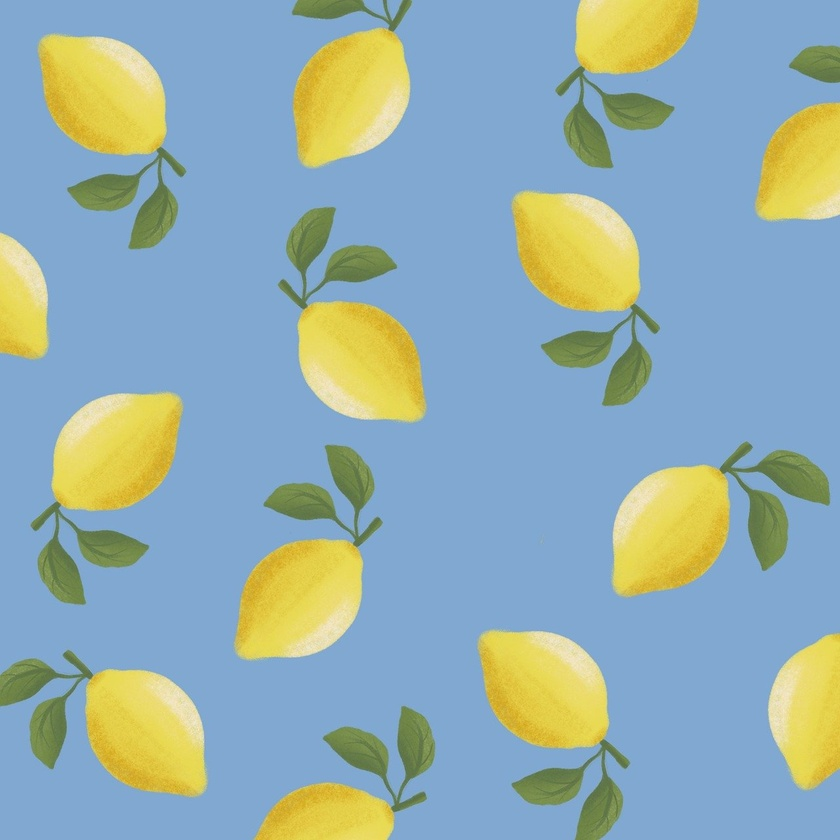
#> input picture Img Matplotlib/lemon.jpg, 840 x 840 px, shrunk from 1280 x 1280 before the run
$ jupyter execute ImgShowPlot.ipynb
#> lines starting #> are read from the running program, lines starting #| are printed output that depends on the picture
# Img Show Plot

[cell 1]
import matplotlib.pyplot as plt

[cell 2]
import matplotlib.image as mpimg

## Reading Image using Matplotlib

[cell 3]
img = mpimg.imread('lemon.jpg')
#> img is the input picture: shape (840, 840, 3); mean R, G, B 148, 173.6, 174.9

[cell 4]
plt.imshow(img)
plt.show()

## Reading Image using OpenCV

[cell 5]
import cv2

[cell 6]
imgcv2 = cv2.imread('lemon.jpg')

[cell 7]
plt.imshow(imgcv2)
plt.show()

[cell 8]
imgcv2 = cv2.cvtColor(imgcv2, cv2.COLOR_BGR2RGB)

[cell 9]
plt.imshow(imgcv2)
plt.show()

## Changing Aspect

[cell 10]
plt.imshow(img, aspect = 0.5)
plt.show()

[cell 11]
img1 = mpimg.imread('lemon.jpg')
img2 = mpimg.imread('socialmedia.jpg')
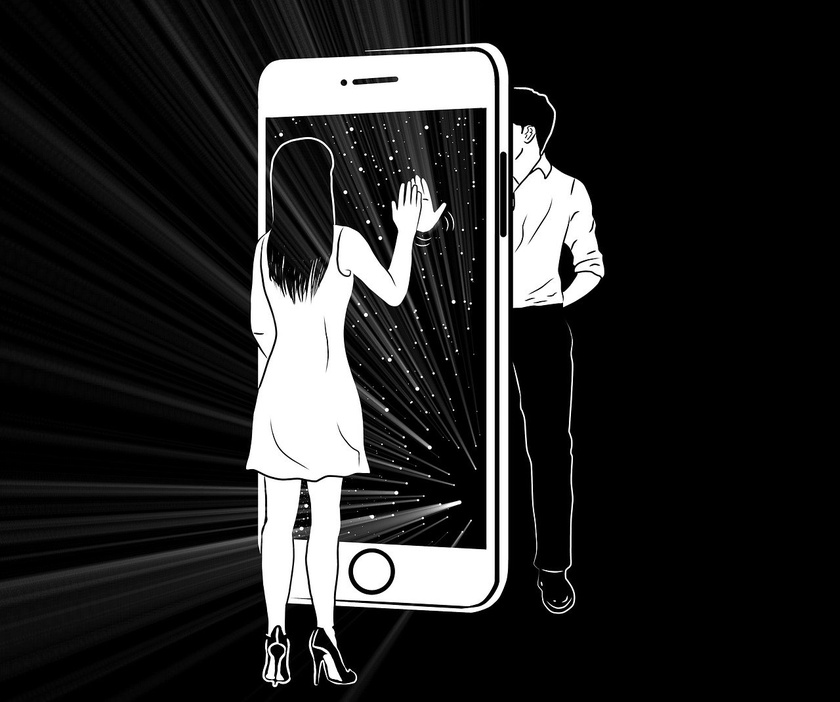
#> input picture Img Matplotlib/socialmedia.jpg, 840 x 702 px, shrunk from 1280 x 1070 before the run
#> img2 is the input picture: shape (702, 840, 3); min 0, max 255, mean 39.8
img3 = mpimg.imread('scooter.jpg')
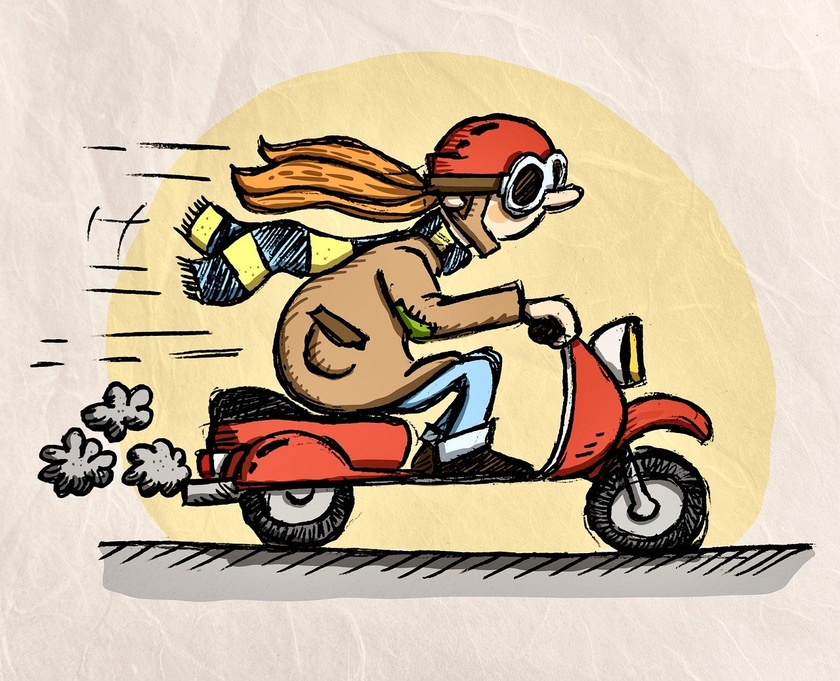
#> input picture Img Matplotlib/scooter.jpg, 840 x 681 px, shrunk from 1280 x 1038 before the run
#> img3 is the input picture: shape (681, 840, 3); mean R, G, B 202.3, 184.9, 162.5
img4 = mpimg.imread('flower.jpeg')
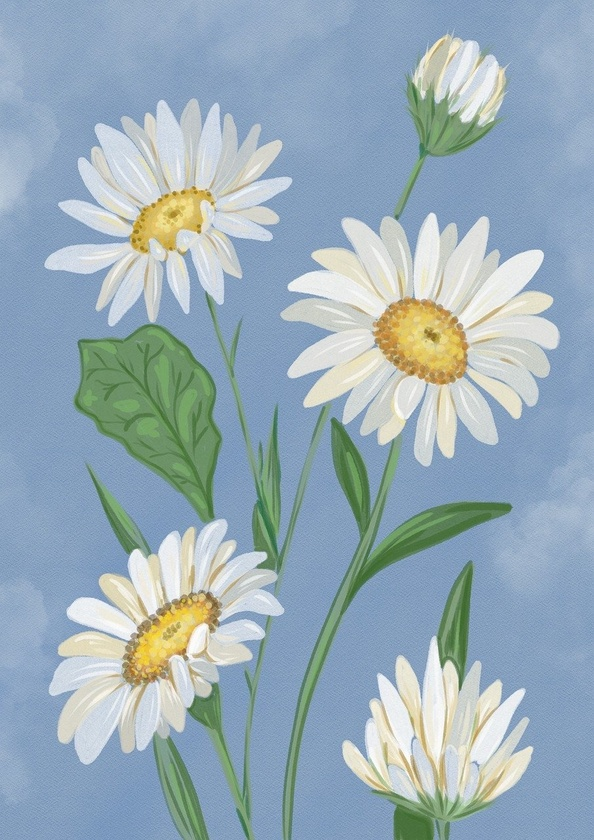
#> input picture Img Matplotlib/flower.jpeg, 594 x 840 px, shrunk from 905 x 1280 before the run
#> img4 is the input picture: shape (840, 594, 3); mean R, G, B 153.2, 173.2, 184.2

[cell 12]
plt.figure()
plt.subplot(2,2,1)
plt.imshow(img1)

plt.subplot(2,2,2)
plt.imshow(img2)

plt.subplot(2,2,3)
plt.imshow(img3)

plt.subplot(2,2,4)
plt.imshow(img4)

plt.show()
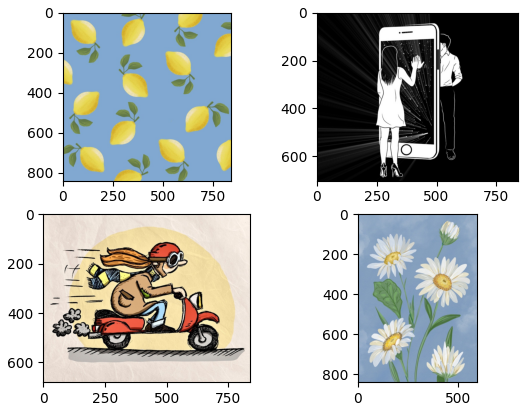
#> figure drawn by matplotlib, 4 panels

## Color Bar

[cell 13]
plt.imshow(img, aspect = 1.5)
plt.colorbar()
plt.show()
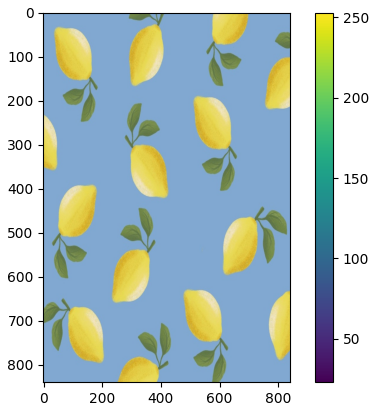
#> figure drawn by matplotlib, 2 panels

[cell 14]
plt.imshow(img, cmap='YlOrRd')
plt.colorbar()
plt.show()
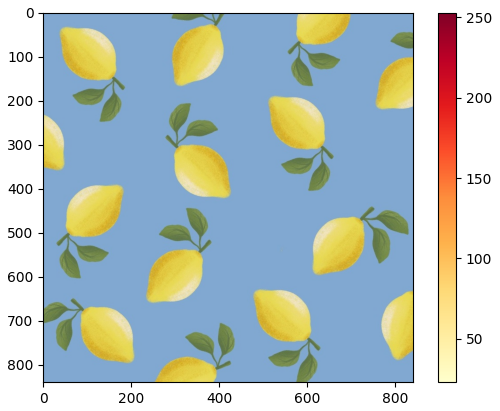
#> figure drawn by matplotlib, 2 panels
